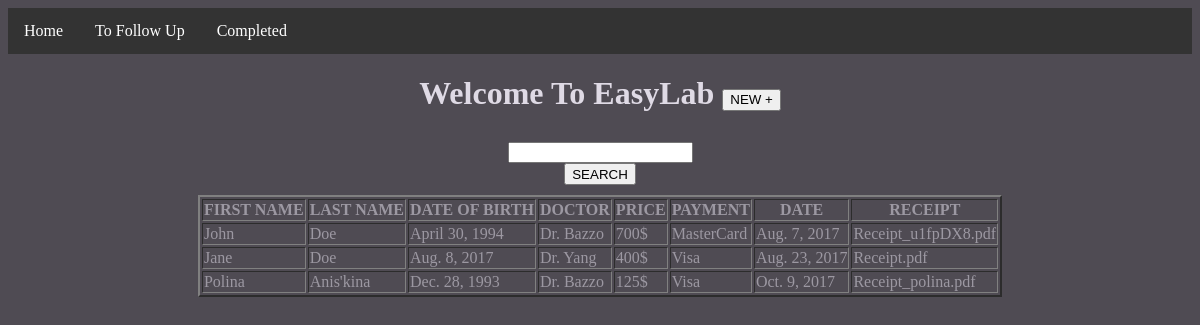
Screenshot of /visits/ with the database file from the repository.
### receipts/models.py (models this page shows, shortened)
class Visit (models.Model):
    patient = models.ForeignKey(Patient)
    date = models.DateField()
    price = models.CharField(max_length=10)
    payment_type = models.CharField(max_length=10, blank = True, null = True)
    doctor_name = models.CharField(max_length=30, blank = True, null = True)
    receipt = models.FileField(blank = True, null = True)
    status = models.CharField(max_length=25, default="Not Completed")

class Patient(models.Model):
    first_name = models.CharField(max_length=200)
    last_name = models.CharField(max_length=200)
    dob = models.DateField()
    ramq = models.CharField(max_length = 12)
    email = models.EmailField(max_length=254)
    phone = models.CharField(max_length = 30)

### receipts/views.py (the view)
# urls.py: url(r'^visits/', visit_list),
def visit_list(request):
    context = {}
    context["TITLE"]="EasyLab"
    context["visitlist"]=Visit.objects.all()
    template = loader.get_template('receipts/visitlist.html')
    return HttpResponse(template.render(context, request))

### receipts/templates/receipts/visitlist.html (shortened to what this page needs)
<!DOCTYPE html>
<html>
<head>
</head>
<body>
<ul>
  <li><a class="active" href="#home">Home</a></li>
  <li><a href="#folloup">To Follow Up</a></li>
  <li><a href="#completed">Completed</a></li>
</ul>
  <center>
<h1> Welcome To EasyLab <button type = "submit" name = "new"> NEW + </button></h1>
</center>
<center>
  <form action = "">
<input type="text" name="search_patient"> <br>
<button type = "submit" name = "search"> SEARCH </button>
</center>
<table border="2" align = "center" id = "my_table">
  <tr>
    <th> FIRST NAME </th>
    <th> LAST NAME </th>
    <th> DATE OF BIRTH </th>
    <th> DOCTOR </th>
    <th> PRICE </th>
    <th> PAYMENT </th>
    <th> DATE </th>
    <th> RECEIPT </th>
  </tr>
  {% for visit in visitlist %}
  <tr>
    <td>{{ visit.patient.first_name }}</td>
    <td>{{ visit.patient.last_name }}</td>
    <td>{{ visit.patient.dob }}</td>
    <td>{{ visit.doctor_name }}</td>
    <td>{{ visit.price }}</td>
    <td>{{ visit.payment_type }}</td>
    <td>{{ visit.date }}</td>
    <td>{{ visit.receipt.name }}</td>
  </tr>
  {% endfor %}
</table>
</body>
</html>

### receipts/templates/receipts/visitlist.html (style rules this page uses)
h1 { color: #DFDAE5; }
button { height: 22px; margin-bottom: 10px; }
body { background-color: #4F4B53; }
tr { color: #9C98A2; }
ul { list-style-type: none; margin: 0; padding: 0; overflow: hidden; background-color: #333; }
li { float: left; }
li a { display: block; color: white; text-align: center; padding: 14px 16px; text-decoration: none; }

### rows the page displays
Visit: patient.first_name "John", patient.last_name "Doe", patient.dob "April 30, 1994", doctor_name "Dr. Bazzo", price "700$", payment_type "MasterCard", date "Aug. 7, 2017", receipt.name "Receipt_u1fpDX8.pdf"
Visit: patient.first_name "Jane", patient.last_name "Doe", patient.dob "Aug. 8, 2017", doctor_name "Dr. Yang", price "400$", payment_type "Visa", date "Aug. 23, 2017", receipt.name "Receipt.pdf"
Visit: patient.first_name "Polina", patient.last_name "Anis'kina", patient.dob "Dec. 28, 1993", doctor_name "Dr. Bazzo", price "125$", payment_type "Visa", date "Oct. 9, 2017", receipt.name "Receipt_polina.pdf"
